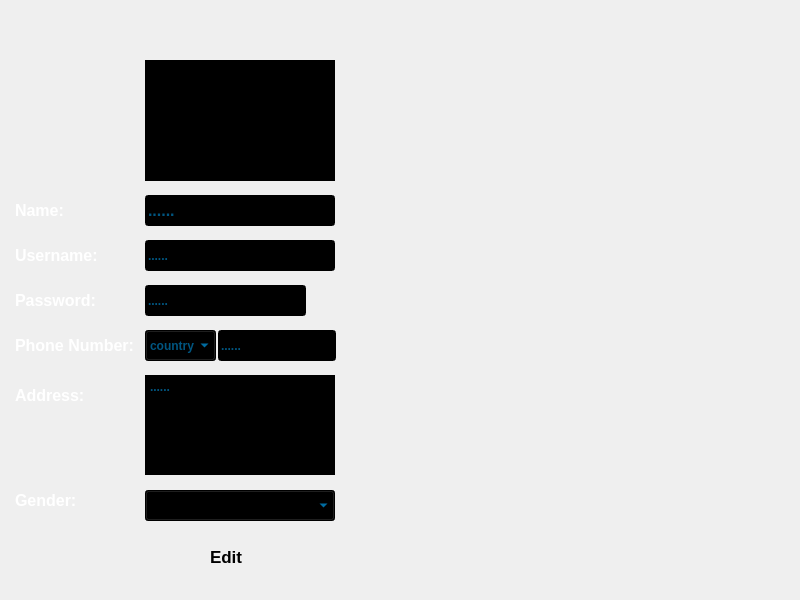
<?xml version="1.0" encoding="UTF-8"?>
<ui version="4.0">
 <class>EditProfileWindow</class>
 <widget class="QMainWindow" name="EditProfileWindow">
  <property name="geometry">
   <rect>
    <x>0</x>
    <y>0</y>
    <width>800</width>
    <height>600</height>
   </rect>
  </property>
  <property name="windowTitle">
   <string>MainWindow</string>
  </property>
  <widget class="QWidget" name="centralwidget">
   <widget class="QLabel" name="background">
    <property name="geometry">
     <rect>
      <x>0</x>
      <y>0</y>
      <width>1300</width>
      <height>700</height>
     </rect>
    </property>
    <property name="text">
     <string/>
    </property>
    <property name="pixmap">
     <pixmap resource="Images.qrc">:/new/image/113.jpg</pixmap>
    </property>
    <property name="scaledContents">
     <bool>true</bool>
    </property>
   </widget>
   <widget class="QLabel" name="profileImageLabel">
    <property name="geometry">
     <rect>
      <x>145</x>
      <y>60</y>
      <width>190</width>
      <height>121</height>
     </rect>
    </property>
    <property name="styleSheet">
     <string notr="true">background-color: rgb(0, 0, 0);</string>
    </property>
    <property name="frameShape">
     <enum>QFrame::StyledPanel</enum>
    </property>
    <property name="lineWidth">
     <number>3</number>
    </property>
    <property name="midLineWidth">
     <number>3</number>
    </property>
    <property name="text">
     <string/>
    </property>
   </widget>
   <widget class="QPushButton" name="editProfileImageButton">
    <property name="geometry">
     <rect>
      <x>110</x>
      <y>150</y>
      <width>41</width>
      <height>31</height>
     </rect>
    </property>
    <property name="toolTip">
     <string>Click me to change your profile photo</string>
    </property>
    <property name="text">
     <string/>
    </property>
    <property name="flat">
     <bool>true</bool>
    </property>
   </widget>
   <widget class="QLineEdit" name="nameLineEdit">
    <property name="geometry">
     <rect>
      <x>145</x>
      <y>195</y>
      <width>190</width>
      <height>31</height>
     </rect>
    </property>
    <property name="font">
     <font>
      <pointsize>12</pointsize>
      <bold>true</bold>
     </font>
    </property>
    <property name="styleSheet">
     <string notr="true">background-color: rgb(0, 0, 0);
color: rgb(0, 170, 255);</string>
    </property>
    <property name="text">
     <string/>
    </property>
    <property name="placeholderText">
     <string>......</string>
    </property>
   </widget>
   <widget class="QLineEdit" name="phoneNumberLineEdit">
    <property name="geometry">
     <rect>
      <x>218</x>
      <y>330</y>
      <width>118</width>
      <height>31</height>
     </rect>
    </property>
    <property name="font">
     <font>
      <bold>true</bold>
     </font>
    </property>
    <property name="styleSheet">
     <string notr="true">background-color: rgb(0, 0, 0);
color: rgb(0, 170, 255);</string>
    </property>
    <property name="placeholderText">
     <string>......</string>
    </property>
   </widget>
   <widget class="QComboBox" name="countryPhoneCodesComboBox">
    <property name="geometry">
     <rect>
      <x>145</x>
      <y>330</y>
      <width>71</width>
      <height>31</height>
     </rect>
    </property>
    <property name="font">
     <font>
      <bold>true</bold>
     </font>
    </property>
    <property name="styleSheet">
     <string notr="true">background-color: rgb(0, 0, 0);
color: rgb(0, 170, 255);</string>
    </property>
    <property name="placeholderText">
     <string>country?</string>
    </property>
    <property name="frame">
     <bool>true</bool>
    </property>
   </widget>
   <widget class="QComboBox" name="genderComboBox">
    <property name="geometry">
     <rect>
      <x>145</x>
      <y>490</y>
      <width>190</width>
      <height>31</height>
     </rect>
    </property>
    <property name="font">
     <font>
      <pointsize>12</pointsize>
      <bold>true</bold>
     </font>
    </property>
    <property name="styleSheet">
     <string notr="true">background-color: rgb(0, 0, 0);
color: rgb(0, 170, 255);</string>
    </property>
    <property name="placeholderText">
     <string/>
    </property>
   </widget>
   <widget class="QLineEdit" name="passwordLineEdit">
    <property name="geometry">
     <rect>
      <x>145</x>
      <y>285</y>
      <width>161</width>
      <height>31</height>
     </rect>
    </property>
    <property name="font">
     <font>
      <bold>true</bold>
     </font>
    </property>
    <property name="styleSheet">
     <string notr="true">background-color: rgb(0, 0, 0);
color: rgb(0, 170, 255);</string>
    </property>
    <property name="echoMode">
     <enum>QLineEdit::Password</enum>
    </property>
    <property name="placeholderText">
     <string>......</string>
    </property>
   </widget>
   <widget class="QLineEdit" name="usernameLineEdit">
    <property name="geometry">
     <rect>
      <x>145</x>
      <y>240</y>
      <width>190</width>
      <height>31</height>
     </rect>
    </property>
    <property name="font">
     <font>
      <bold>true</bold>
     </font>
    </property>
    <property name="styleSheet">
     <string notr="true">color: rgb(0, 170, 255);
background-color: rgb(0, 0, 0);</string>
    </property>
    <property name="text">
     <string/>
    </property>
    <property name="placeholderText">
     <string>......</string>
    </property>
   </widget>
   <widget class="QTextEdit" name="addressTextEdit">
    <property name="geometry">
     <rect>
      <x>145</x>
      <y>375</y>
      <width>190</width>
      <height>100</height>
     </rect>
    </property>
    <property name="font">
     <font>
      <bold>true</bold>
     </font>
    </property>
    <property name="styleSheet">
     <string notr="true">background-color: rgb(0, 0, 0);
color: rgb(0, 170, 255);</string>
    </property>
    <property name="placeholderText">
     <string>......</string>
    </property>
   </widget>
   <widget class="QPushButton" name="backButton">
    <property name="geometry">
     <rect>
      <x>20</x>
      <y>20</y>
      <width>61</width>
      <height>41</height>
     </rect>
    </property>
    <property name="toolTip">
     <string>back</string>
    </property>
    <property name="text">
     <string/>
    </property>
    <property name="flat">
     <bool>true</bool>
    </property>
   </widget>
   <widget class="QLabel" name="label">
    <property name="geometry">
     <rect>
      <x>10</x>
      <y>195</y>
      <width>71</width>
      <height>31</height>
     </rect>
    </property>
    <property name="font">
     <font>
      <pointsize>12</pointsize>
      <bold>true</bold>
     </font>
    </property>
    <property name="styleSheet">
     <string notr="true">color: rgb(255, 255, 255);</string>
    </property>
    <property name="text">
     <string>Name:</string>
    </property>
    <property name="indent">
     <number>5</number>
    </property>
   </widget>
   <widget class="QLabel" name="label_2">
    <property name="geometry">
     <rect>
      <x>10</x>
      <y>380</y>
      <width>131</width>
      <height>31</height>
     </rect>
    </property>
    <property name="font">
     <font>
      <pointsize>12</pointsize>
      <bold>true</bold>
     </font>
    </property>
    <property name="styleSheet">
     <string notr="true">color: rgb(255, 255, 255);</string>
    </property>
    <property name="text">
     <string>Address:</string>
    </property>
    <property name="indent">
     <number>5</number>
    </property>
   </widget>
   <widget class="QLabel" name="label_3">
    <property name="geometry">
     <rect>
      <x>10</x>
      <y>285</y>
      <width>91</width>
      <height>31</height>
     </rect>
    </property>
    <property name="font">
     <font>
      <pointsize>12</pointsize>
      <bold>true</bold>
     </font>
    </property>
    <property name="styleSheet">
     <string notr="true">color: rgb(255, 255, 255);</string>
    </property>
    <property name="text">
     <string>Password:</string>
    </property>
    <property name="indent">
     <number>5</number>
    </property>
   </widget>
   <widget class="QLabel" name="label_4">
    <property name="geometry">
     <rect>
      <x>10</x>
      <y>485</y>
      <width>101</width>
      <height>31</height>
     </rect>
    </property>
    <property name="font">
     <font>
      <pointsize>12</pointsize>
      <bold>true</bold>
     </font>
    </property>
    <property name="styleSheet">
     <string notr="true">color: rgb(255, 255, 255);</string>
    </property>
    <property name="text">
     <string>Gender:</string>
    </property>
    <property name="indent">
     <number>5</number>
    </property>
   </widget>
   <widget class="QLabel" name="label_5">
    <property name="geometry">
     <rect>
      <x>10</x>
      <y>240</y>
      <width>111</width>
      <height>31</height>
     </rect>
    </property>
    <property name="font">
     <font>
      <pointsize>12</pointsize>
      <bold>true</bold>
     </font>
    </property>
    <property name="styleSheet">
     <string notr="true">color: rgb(255, 255, 255);</string>
    </property>
    <property name="text">
     <string>Username:</string>
    </property>
    <property name="indent">
     <number>5</number>
    </property>
   </widget>
   <widget class="QLabel" name="label_6">
    <property name="geometry">
     <rect>
      <x>10</x>
      <y>330</y>
      <width>131</width>
      <height>31</height>
     </rect>
    </property>
    <property name="font">
     <font>
      <pointsize>12</pointsize>
      <bold>true</bold>
     </font>
    </property>
    <property name="styleSheet">
     <string notr="true">color: rgb(255, 255, 255);</string>
    </property>
    <property name="text">
     <string>Phone Number:</string>
    </property>
    <property name="indent">
     <number>5</number>
    </property>
   </widget>
   <widget class="QLabel" name="label_7">
    <property name="geometry">
     <rect>
      <x>310</x>
      <y>260</y>
      <width>41</width>
      <height>81</height>
     </rect>
    </property>
    <property name="text">
     <string/>
    </property>
    <property name="pixmap">
     <pixmap resource="Images.qrc">:/new/image/btn4.png</pixmap>
    </property>
    <property name="scaledContents">
     <bool>true</bool>
    </property>
   </widget>
   <widget class="QLabel" name="eyeLabel">
    <property name="geometry">
     <rect>
      <x>319</x>
      <y>289</y>
      <width>25</width>
      <height>21</height>
     </rect>
    </property>
    <property name="text">
     <string/>
    </property>
    <property name="pixmap">
     <pixmap resource="Images.qrc">:/new/image/icons8-eye-checked-50.png</pixmap>
    </property>
    <property name="scaledContents">
     <bool>true</bool>
    </property>
   </widget>
   <widget class="QPushButton" name="eyeButton">
    <property name="geometry">
     <rect>
      <x>313</x>
      <y>288</y>
      <width>35</width>
      <height>26</height>
     </rect>
    </property>
    <property name="text">
     <string/>
    </property>
    <property name="flat">
     <bool>true</bool>
    </property>
   </widget>
   <widget class="QLabel" name="label_8">
    <property name="geometry">
     <rect>
      <x>165</x>
      <y>490</y>
      <width>121</width>
      <height>131</height>
     </rect>
    </property>
    <property name="text">
     <string/>
    </property>
    <property name="pixmap">
     <pixmap resource="Images.qrc">:/new/image/btn4.png</pixmap>
    </property>
    <property name="scaledContents">
     <bool>true</bool>
    </property>
   </widget>
   <widget class="QLabel" name="label_9">
    <property name="geometry">
     <rect>
      <x>210</x>
      <y>541</y>
      <width>51</width>
      <height>31</height>
     </rect>
    </property>
    <property name="font">
     <font>
      <pointsize>13</pointsize>
      <bold>true</bold>
     </font>
    </property>
    <property name="text">
     <string>Edit</string>
    </property>
   </widget>
   <widget class="QPushButton" name="editButton">
    <property name="geometry">
     <rect>
      <x>175</x>
      <y>532</y>
      <width>100</width>
      <height>45</height>
     </rect>
    </property>
    <property name="text">
     <string/>
    </property>
    <property name="flat">
     <bool>true</bool>
    </property>
   </widget>
   <widget class="QLabel" name="label_10">
    <property name="geometry">
     <rect>
      <x>580</x>
      <y>231</y>
      <width>201</width>
      <height>381</height>
     </rect>
    </property>
    <property name="text">
     <string/>
    </property>
    <property name="pixmap">
     <pixmap resource="Images.qrc">:/new/image/pngwing.com (5).png</pixmap>
    </property>
    <property name="scaledContents">
     <bool>true</bool>
    </property>
   </widget>
   <widget class="QLabel" name="label_11">
    <property name="geometry">
     <rect>
      <x>380</x>
      <y>230</y>
      <width>141</width>
      <height>101</height>
     </rect>
    </property>
    <property name="text">
     <string/>
    </property>
    <property name="pixmap">
     <pixmap resource="Images.qrc">:/new/image/pngwing.com (3).png</pixmap>
    </property>
    <property name="scaledContents">
     <bool>true</bool>
    </property>
   </widget>
   <widget class="QLabel" name="label_12">
    <property name="geometry">
     <rect>
      <x>925</x>
      <y>465</y>
      <width>170</width>
      <height>101</height>
     </rect>
    </property>
    <property name="text">
     <string/>
    </property>
    <property name="pixmap">
     <pixmap resource="Images.qrc">:/new/image/pngwing.com (24).png</pixmap>
    </property>
    <property name="scaledContents">
     <bool>true</bool>
    </property>
   </widget>
  </widget>
 </widget>
 <resources>
  <include location="Images.qrc"/>
 </resources>
 <connections/>
</ui>
